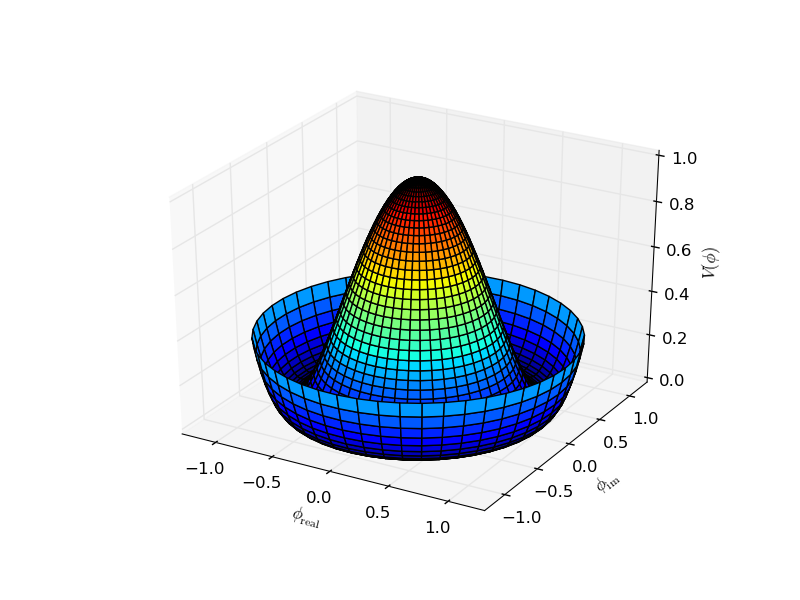

This figure's Python source:

from mpl_toolkits.mplot3d import Axes3D
import matplotlib
import numpy as np
from matplotlib import cm
from matplotlib import pyplot as plt
step = 0.04
maxval = 1.0
fig = plt.figure()
ax = fig.add_subplot(111, projection='3d')

# create supporting points in polar coordinates
r = np.linspace(0,1.25,50)
p = np.linspace(0,2*np.pi,50)
R,P = np.meshgrid(r,p)
# transform them to cartesian system
X,Y = R*np.cos(P),R*np.sin(P)

Z = ((R**2 - 1)**2)
ax.plot_surface(X, Y, Z, rstride=1, cstride=1, cmap=cm.jet)
ax.set_zlim3d(0, 1)
ax.set_xlabel(r'$\phi_\mathrm{real}$')
ax.set_ylabel(r'$\phi_\mathrm{im}$')
ax.set_zlabel(r'$V(\phi)$')
#plt.show()
plt.savefig('3Dplots.png')
